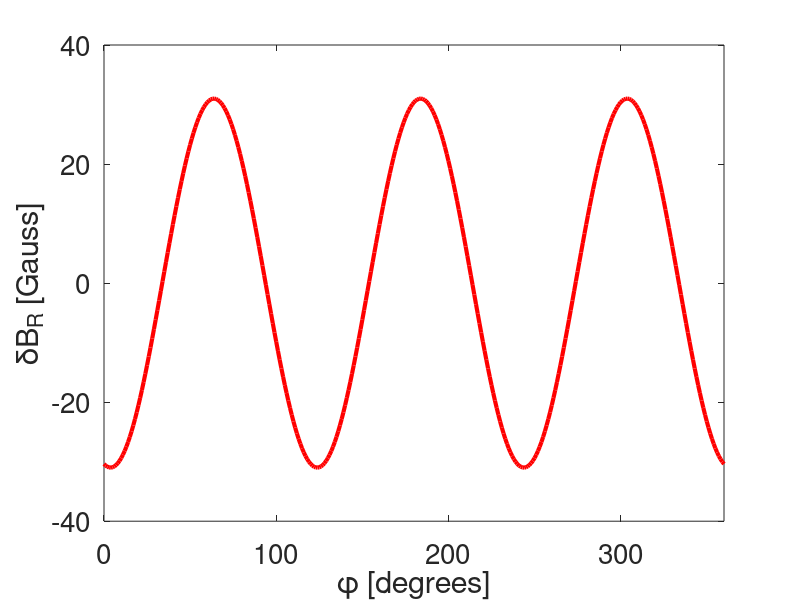
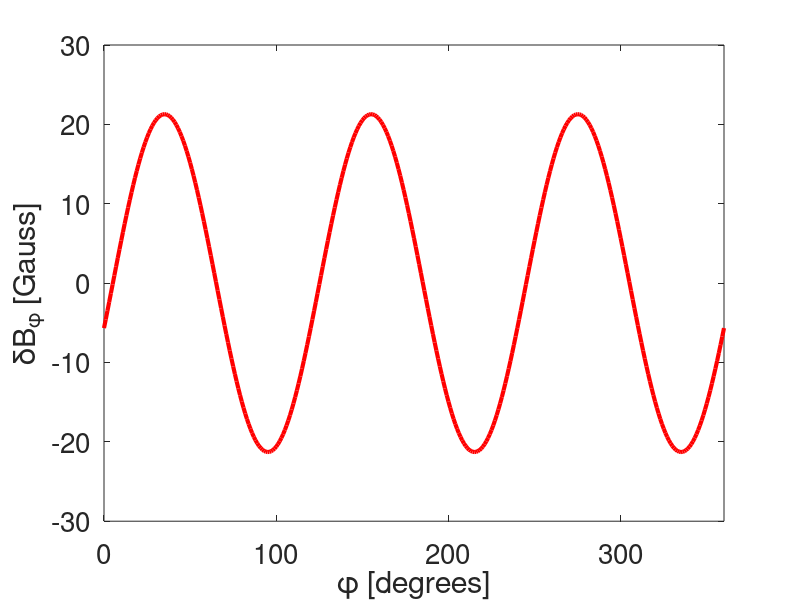
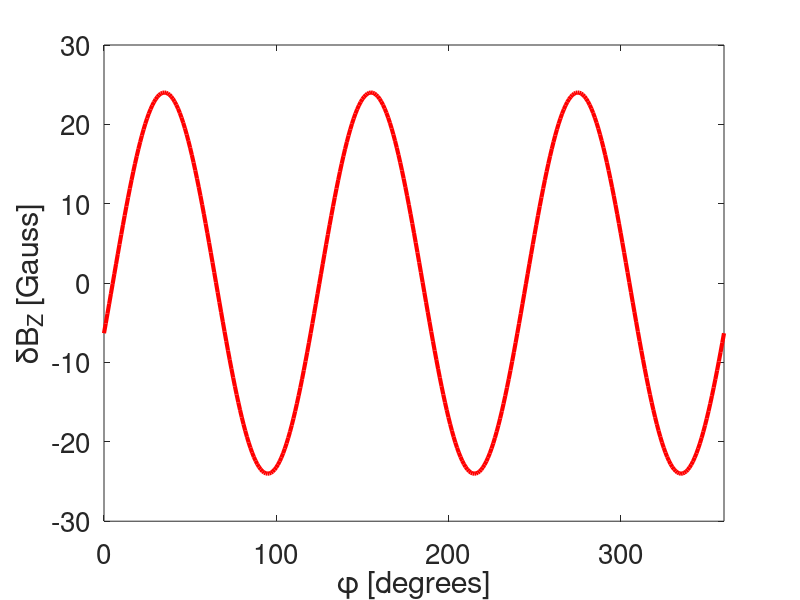

MATLAB code to generate these figures, in order:
% produce vacuum field data for ITER
% for benchmarking with other codes (ERGOS, probe_g, etc.)
% vacuum field from dabase on ITER cluster:
% hpc-login.iter.org:  /work/projects/3D-fields/ITER15MAQ10/DataVac/
% note that vacuum data assumes 1 kAt n=3 coil current in each row

% consider one optimal coil phasing from EvansNF13 paper:
% DeltaPhiU=86, DeltaPhiM=0, DeltaPhiL=34 using Eq. (1) in the paper

kplot = 1; %1: MARS-F n=3 field constructed by Liu, with PHI_ASCOT=[86 0 34]
           %2: MARS-F n=3 field constructed by Heinke, with PHI_ASCOT=[86 0 34]
           %3: Biot-Savart n=3 field calculated by Heinke, with PHI_ASCOT=[86 0 34]
           %4: Biot-Savart n=3 field calculated by Todd, with PHI_ASCOT=[86 0 34] and assuming 90 kAt current

if kplot==1, SS='r-'; end
if kplot==2, SS='b-'; end
if kplot==3, SS='g-'; end
if kplot==4, SS='b-'; end

% convert to MARS-F definition of coil phasing:
n_ASCOT = 3;
phic_ASCOT = [30 26.7 30];
PHI_ASCOT=[86 0 34];
PHI_SHIFT=180;
k = 1;
PHI_MARS = n_ASCOT*(phic_ASCOT-PHI_ASCOT)-PHI_SHIFT+360*k;
% ==> PHI_MARS=[111.9 0 267.9];

% combine three rows of coils with above coil phasing
% fio_comb_field_f.x ==> ~/Work/ITER/Data/BPLASMA_MARSF_n3_cC_VAC.IN

% choose (R,Z) plots to compute n=3 (dBR,dBphi,dBZ) components 
% as complex numbers
% by running: FIO_EVAL_FIELD_CPLX/fio_test.x
data1 = [
%R[m] Z[m]  Re(dBR)         Im(dBR)         Re(dBphi)       Im(dBphi)       Re(dBZ)         Im(dBZ)
 6.2273 0.0571 0.20672703E-04 -0.16700848E-04  0.13401590E-04  0.11985655E-04  0.14878417E-04  0.18882324E-04 %Li's field inclduing wall response, combined
 6.2273 0.0571 0.20654858E-04 -0.16713296E-04  0.13401024E-04  0.11984580E-04  0.14892456E-04  0.18868119E-04 %Liu's field including wall response, direct run
 6.2273 0.0571 0.33757107E-04 -0.68355327E-05  0.62984446E-05  0.22795801E-04  0.70176019E-05  0.25744222E-04 %Liu's field w/o wall response (pure vacuum)
];

% plot fields vs. phi angle
% assuming 90 kAt coil current
phi  = linspace(0,360,361); phi=phi(:);
phi0 = 60; 
fac0= 1.0; 
if kplot==1, Cphi = exp((phi+phi0)*n_ASCOT*i*pi/180)*1e+4*90*fac0; end
if kplot==4, Cphi = exp((phi+30)*n_ASCOT*i*pi/180); end

if kplot==1, d=data1; end
if kplot==2 | kplot==3
   x=load('../Data_VAC/hf_grid.txt');
   if kplot==2, d=load('../Data_VAC/hf_marsf.txt'); end
   if kplot==3, d=load('../Data_VAC/hf_biot.txt'); end
   phi=[x; x(2:end)+120; x(2:end)+240];
   d=[d; d(2:end,:); d(2:end,:)]*10*90;  %Gauss
   if kplot==2, II=phi0; d=[d(II+1:end,:); d(2:II+1,:)]; end  %60 degrees phase shift
   rBR = d(:,1);
   rBP = d(:,3);
   rBZ = d(:,2);
end
if kplot==4
   n = 3;
   d = load('../Data_VAC/probe_gb_TMB.out');
   x = linspace(0,2*pi,361); x=x(1:end-1); x=x(:);
   y = d(:,4:6); 
   yn3 = ones(1,size(y,2));
   for k=1:size(y,2)
       yn3(k) = sum(y(:,k).*exp(-i*n*x));
   end
   yn3 = yn3*x(2)/2/pi*1e+4*2;
end
 
for k=3:3
    if kplot==1
       dBR = d(k,3)+d(k,4)*i;
       dBP = d(k,5)+d(k,6)*i;
       dBZ = d(k,7)+d(k,8)*i;
    end
    if kplot==4
       dBR = yn3(2);
       dBP = yn3(1);
       dBZ = yn3(3);
    end

    if kplot==1 | kplot==4
       rBR = real(dBR*Cphi);
       rBP = real(dBP*Cphi);
       rBZ = real(dBZ*Cphi);
    end

    if kplot==4
       res = [phi rBP rBR rBZ];
       save probe_gb_TMB_n3.out res -ascii -double
    end

    hf=figure(1);
    plot(phi,rBR,SS,'LineWidth',3), 
    xlabel('\phi [degrees]','FontSize',20)
    ylabel('{\delta}B_R [Gauss]','FontSize',20)
    ha = get(hf,'CurrentAxes'); set(ha,'FontSize',20)
    a = axis; axis([0 360 a(3) a(4)])
    hold on,
    print('-f1',['../Resu_3D/VacBr_' int2str(k)],'-depsc')

    hf=figure(2);
    plot(phi,rBP,SS,'LineWidth',3), 
    xlabel('\phi [degrees]','FontSize',20)
    ylabel('{\delta}B_{\phi} [Gauss]','FontSize',20)
    ha = get(hf,'CurrentAxes'); set(ha,'FontSize',20)
    a = axis; axis([0 360 a(3) a(4)])
    hold on,
    print('-f2',['../Resu_3D/VacBphi_' int2str(k)],'-depsc')

    hf=figure(3);
    plot(phi,rBZ,SS,'LineWidth',3), 
    xlabel('\phi [degrees]','FontSize',20)
    ylabel('{\delta}B_Z [Gauss]','FontSize',20)
    ha = get(hf,'CurrentAxes'); set(ha,'FontSize',20)
    a = axis; axis([0 360 a(3) a(4)])
    hold on,
    print('-f3',['../Resu_3D/VacBz_' int2str(k)],'-depsc')
end






